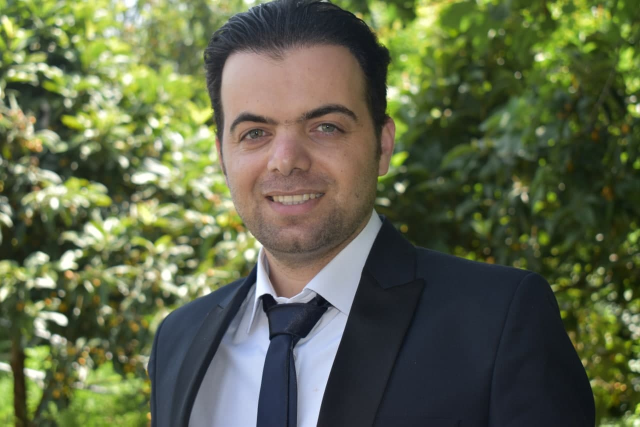
#> input picture 3-image and basic with openCV n/farzin.jpg.jpg, 1280 x 853 px (shown at 1/2 size)
$ python 'image basic assessment solutions.py'
#> lines starting #> are read from the running program, lines starting #| are printed output that depends on the picture
import cv2
import numpy as np
import matplotlib.pyplot as plt

img = cv2.imread("farzin.jpg.jpg")
#> img is the input picture: shape (853, 1280, 3); mean B, G, R 73.7, 103.1, 95.9
cv2.imshow('farzin',img)

new_img = img.copy()
new_img = cv2.flip(new_img,0)
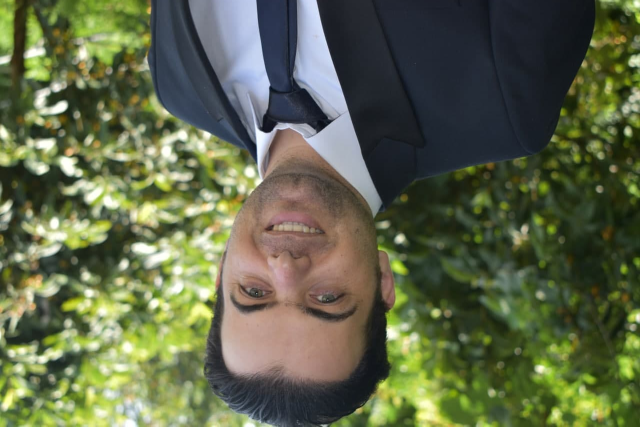
#> new_img: shape (853, 1280, 3) (shown at 1/2 size); mean B, G, R 73.7, 103.1, 95.9
cv2.imshow('new image',new_img)

img_rgb = cv2.cvtColor(img,cv2.COLOR_BGR2RGB)
pt1 = (400,85)
pt2 = (760,441)
cv2.rectangle(img_rgb,pt1=pt1,pt2=pt2,color=(255,0,0),thickness=10)
cv2.imshow("me",img_rgb)

# Draw blue triangle

vertics = np.array([[370,500],[581,11],[825,500]],np.int32)
print(vertics)
pts = vertics.reshape((-1,1,2))
print(pts)
print(pts.shape)

cv2.polylines(img_rgb,[pts],isClosed=True,color=(0,0,255),thickness=20)
cv2.imshow("F",img_rgb)

# fill triangle (replace polykines with fillpoly
img_rgb = cv2.cvtColor(img,cv2.COLOR_BGR2RGB)
cv2.fillPoly(img_rgb,[pts],color=(0,0,255))
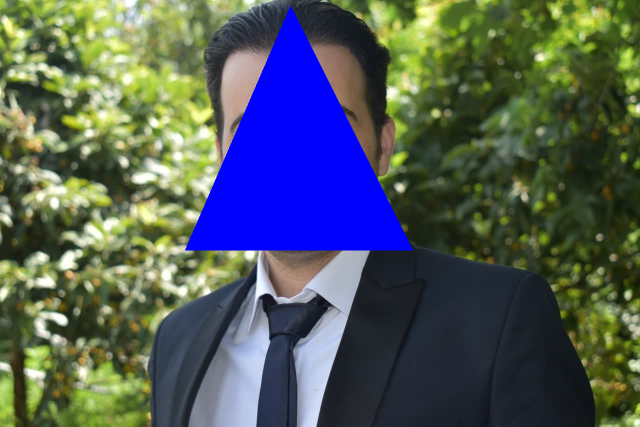
#> img_rgb: shape (853, 1280, 3) (shown at 1/2 size); mean R, G, B 81.7, 91.1, 89.8
cv2.imshow("F",img_rgb)

# Create a script a script that opens the picture and allow us to draw empty red circles whenever you click the Right Mouse Button down

import cv2
import numpy as np

def create_circle(event,x,y,flags,parm):
    if event == cv2.EVENT_RBUTTONDOWN:
        cv2.circle(img,(x,y),100,(0,0,255),thickness=10)

img = cv2.imread("farzin.jpg.jpg")
cv2.namedWindow(winname="Farziiin")
cv2.setMouseCallback("Farziiin",create_circle)

while True:
    cv2.imshow('Farziiin',img)
    if cv2.waitKey(20) & 0xFF== 27:
#> (key Esc is pressed here)
        break

cv2.waitKey(0)
